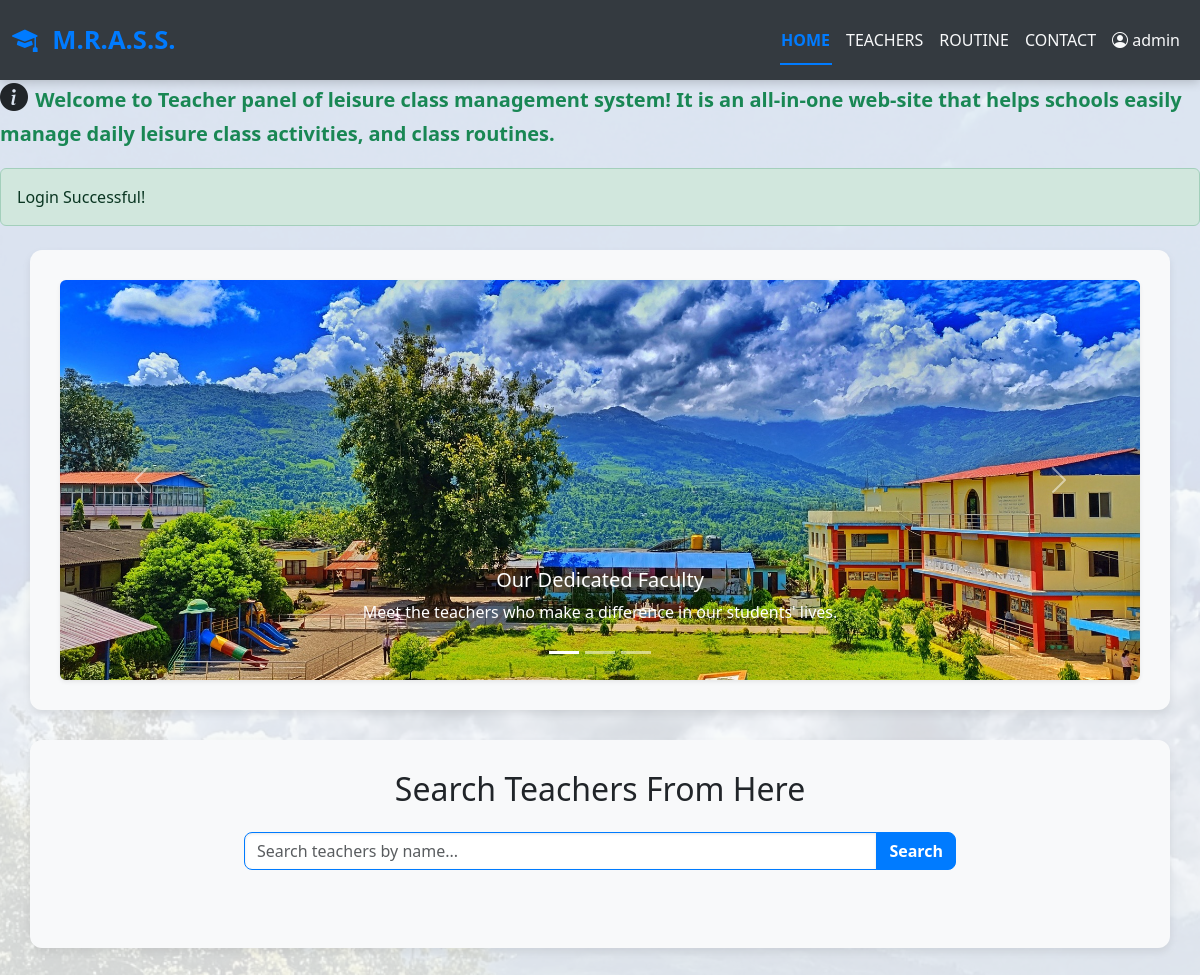
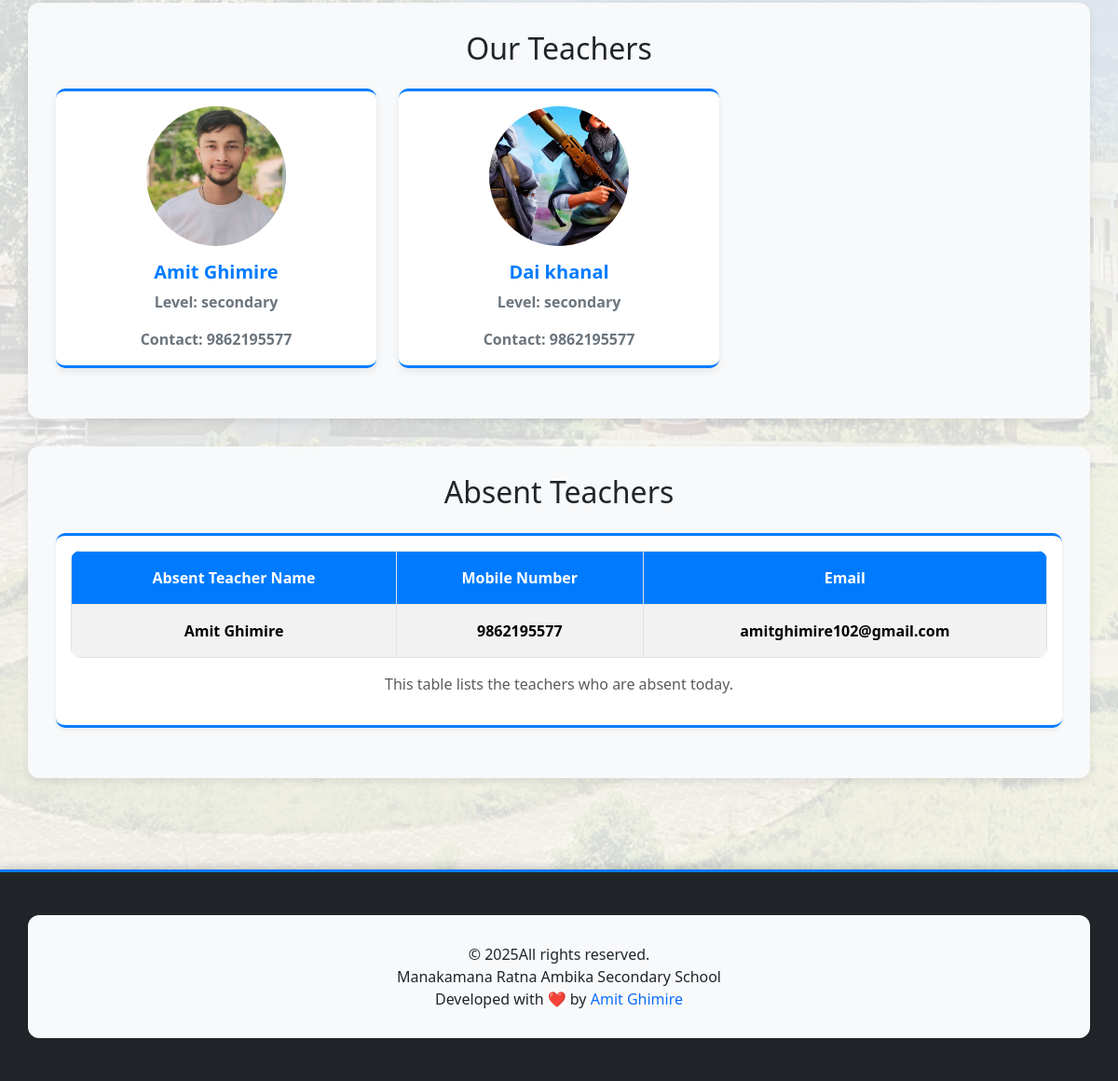
Page / (signed in) on the committed database (2 pictures, top to bottom).
### tables this page shows
CREATE TABLE `teachers` (
  `teach_id` int(11) NOT NULL,
  `username` varchar(50) NOT NULL,
  `full_name` varchar(100) NOT NULL,
  `contact` varchar(20) DEFAULT NULL,
  `email` varchar(100) DEFAULT NULL,
  `pan` varchar(20) DEFAULT NULL,
  `photo` varchar(255) DEFAULT NULL,
  `password` varchar(255) NOT NULL,
  `otp` varchar(10) DEFAULT NULL,
  `verified` tinyint(1) DEFAULT 0,
  `level` enum('basic','secondary') DEFAULT NULL,
  `role` varchar(50) NOT NULL DEFAULT 'teacher',
  `created_at` timestamp NOT NULL DEFAULT current_timestamp()
);

### index.php (the view, shortened to what this page needs)
<?php
include('partial-front/navbar.php');
?>
<!DOCTYPE html>
<html lang="en">
<head>
</head>
<body>
    <div class="main-content">
        <?php
        if (isset($_SESSION['login'])) {
            echo $_SESSION['login'];
        }
        ?>
        <div class="container mt-4">
            <div id="carouselExampleCaptions" class="carousel slide" data-bs-ride="carousel">
                <div class="carousel-indicators">
                    <button type="button" data-bs-target="#carouselExampleCaptions" data-bs-slide-to="0" class="active" aria-current="true" aria-label="Slide 1"></button>
                    <button type="button" data-bs-target="#carouselExampleCaptions" data-bs-slide-to="1" aria-label="Slide 2"></button>
                    <button type="button" data-bs-target="#carouselExampleCaptions" data-bs-slide-to="2" aria-label="Slide 3"></button>
                </div>
                <div class="carousel-inner rounded shadow-sm">
                    <div class="carousel-item active">
                        <img src="images/school.jpg" class="d-block w-100" alt="Dedicated Faculty">
                        <div class="carousel-caption d-none d-md-block">
                            <h5>Our Dedicated Faculty</h5>
                            <p>Meet the teachers who make a difference in our students' lives.</p>
                        </div>
                    </div>
                </div>
                <button class="carousel-control-prev" type="button" data-bs-target="#carouselExampleCaptions" data-bs-slide="prev">
                    <span class="carousel-control-prev-icon" aria-hidden="true"></span>
                </button>
                <button class="carousel-control-next" type="button" data-bs-target="#carouselExampleCaptions" data-bs-slide="next">
                    <span class="carousel-control-next-icon" aria-hidden="true"></span>
                </button>
            </div>
        </div>
        <div class="container mt-4">
            <h2 class="text-center mb-4">Search Teachers From Here</h2>
            <div class="row justify-content-center mb-5">
                <div class="col-md-8">
                    <div class="input-group">
                        <input type="text" class="form-control" placeholder="Search teachers by name..." aria-label="Search" id="searchInput">
                        <button class="btn btn-primary" type="button" id="searchButton">Search</button>
                    </div>
                </div>
            </div>
        </div>
        <div class="container mt-4">
            <h2 class="text-center mb-4" id="teachersHeading">Our Teachers</h2>
            <div class="row" id="teachersList">
                <?php
                $sql = "SELECT * FROM teachers WHERE role = 'teacher'";
                $res = mysqli_query($conn, $sql);
                if (mysqli_num_rows($res) > 0) {
                    while ($row = mysqli_fetch_assoc($res)) {
                        $teacher_id = $row['teach_id'];
                        $teacher_name = $row['full_name'];
                        $teacher_photo = $row['photo'];
                        $teacher_level = $row['level'];
                        $teacher_contact = $row['contact'];
                        $teacher_email = $row['email'];
                        $teacher_pan = $row['pan'];
                ?>
                        <div class="col-md-6 col-lg-4 mb-4 teacher-search-item" data-id="<?php echo $teacher_id; ?>" data-name="<?php echo $teacher_name; ?>" data-level="<?php echo $teacher_level; ?>" data-contact="<?php echo $teacher_contact; ?>" data-email="<?php echo $teacher_email; ?>" data-pan="<?php echo $teacher_pan; ?>" data-photo="<?php echo $teacher_photo; ?>">
                            <div class="card h-100 text-center">
                                <div class="card-body">
                                    <img src="<?php echo SITEURL; ?>images/teachers/<?php echo $teacher_photo; ?>" class="img-fluid rounded-circle mb-3" alt="<?php echo $teacher_name; ?>" style="width: 150px; height: 150px; object-fit: cover;">
                                    <b>
                                        <h5 class="card-title teacher-name-click" style="cursor: pointer;"><?php echo $teacher_name; ?></h5>
                                        <p class="card-text"><strong>Level:</strong> <?php echo $teacher_level; ?></p>
                                        <p class="card-text"><strong>Contact:</strong> <?php echo $teacher_contact; ?></p>
                                    </b>
                                </div>
                            </div>
                        </div>
                <?php
                    }
                } else {
                    echo "<div class='text-center w-100'><div class='alert alert-info'>No teachers found.</div></div>";
                }
                ?>
            </div>
        </div>
        <div class="container mt-4">
            <h2 class="text-center mb-4" id="substituteHeading">Absent Teachers</h2>
            <div class="card shadow-sm mb-4">
                <div class="card-body">
                    <div class="table-responsive">
                        <table class="table table-bordered table-hover table-striped">
                            <thead>
                                <tr>
                                    <th scope="col" class="text-center">Absent Teacher Name</th>
                                    <th scope="col" class="text-center">Mobile Number</th>
                                    <th scope="col" class="text-center">Email</th>
                                </tr>
                            </thead>
                            <tbody>
                                <?php
                                $current_date = date('Y-m-d');
                                $sql_absent_teachers = "
                                SELECT DISTINCT t.full_name, t.contact, t.email
                                FROM attendance AS a
                                JOIN teachers AS t ON a.teacher_id = t.teach_id
                                WHERE a.status = 'Absent' AND t.role='teacher' AND a.date = '$current_date'
                                ORDER BY t.full_name ASC
                                ";
                                $result_absent_teachers = mysqli_query($conn, $sql_absent_teachers);
                                if ($result_absent_teachers && mysqli_num_rows($result_absent_teachers) > 0) {
                                    while ($row = mysqli_fetch_assoc($result_absent_teachers)) {
                                        $teacher_name = htmlspecialchars($row['full_name']);
                                ?>
                                        <tr>
                                            <td class="text-center"><b><?php echo $teacher_name; ?></b></td>
                                            <td class="text-center"><b><?php echo htmlspecialchars($row['contact']); ?></b></td>
                                            <td class="text-center"><b><?php echo htmlspecialchars($row['email']); ?></b></td>
                                        </tr>
                                    <?php
                                    }
                                } else {
                                    ?>
                                    <tr>
                                        <td colspan="3" class="text-center">No teachers are absent today.</td>
                                    </tr>
                                <?php
                                }
                                ?>
                            </tbody>
                        </table>
                    </div>
                    <p class="text-muted mt-3 text-center">
                        This table lists the teachers who are absent today.
                    </p>
                </div>
            </div>
        </div>
    </div>
    <?php include('partial-front/footer.php'); ?>
</body>
</html>

### css/style.css (style rules this page uses)
:root { --primary-color: #007bff; --secondary-color: #6c757d; --dark-color: #343a40; --light-color: #f8f9fa; --white-color: #ffffff; --card-bg-color: rgba(255, 255, 255, 0.95); --container-bg-color: rgba(255, 255, 255, 0.98); --shadow-light: 0 4px 8px rgba(0, 0, 0, 0.08); --shadow-hover: 0 8px 16px rgba(0, 0, 0, 0.15); }
body { font-family: 'Segoe UI', Roboto, 'Helvetica Neue', Arial, sans-serif; background-color: var(--light-color); position: relative; min-height: 100vh; margin: 0; display: flex; flex-direction: column; overflow-x: hidden; }
body::before { content: ''; position: fixed; top: 0; left: 0; width: 100%; height: 100%; background-image: url('../images/school.jpg'); background-size: cover; background-position: center center; background-repeat: no-repeat; opacity: 0.15; z-index: -1; filter: grayscale(50%) brightness(1.1); transition: opacity 0.5s ease-in-out; }
.main-content { flex: 1; position: relative; z-index: 1; padding-top: 20px; padding-bottom: 20px; }
.container { background-color: var(--light-color); padding: 30px; border-radius: 12px; box-shadow: var(--shadow-light); margin-top: 30px; margin-bottom: 30px; transition: box-shadow 0.3s ease-in-out; }
.card { border: none; box-shadow: var(--shadow-light); border-top: 3px solid var(--primary-color); border-bottom: 3px solid var(--primary-color); transition: transform 0.2s ease-in-out, box-shadow 0.2s ease-in-out; border-radius: 10px; overflow: hidden; }
.card-title { color: var(--primary-color); font-weight: 600; }
.card-text { color: var(--secondary-color); }
.input-group .form-control { border-radius: 0.5rem 0 0 0.5rem; border-color: var(--primary-color); box-shadow: inset 0 1px 3px rgba(0, 0, 0, 0.1); }
.input-group .btn-primary { border-radius: 0 0.5rem 0.5rem 0; background-color: var(--primary-color); border-color: var(--primary-color); transition: background-color 0.2s ease-in-out, transform 0.1s ease-in-out; }
.form-control, .form-select { border-color: #ced4da; box-shadow: inset 0 1px 2px rgba(0, 0, 0, 0.075); transition: border-color 0.2s ease-in-out, box-shadow 0.2s ease-in-out; }
.btn-primary { background-color: var(--primary-color); border-color: var(--primary-color); font-weight: 600; transition: background-color 0.2s ease-in-out, transform 0.1s ease-in-out, box-shadow 0.2s ease-in-out; }
.table-responsive { border-radius: 10px; overflow: hidden; }
.table { margin-bottom: 0; }
.table thead th { background-color: var(--primary-color); color: var(--white-color); border-bottom: none; padding: 1rem; font-weight: 600; }
.table tbody tr { transition: background-color 0.2s ease-in-out; }
.table tbody td { padding: 1rem; vertical-align: middle; }
.table-striped tbody tr:nth-of-type(odd) { background-color: var(--white-color); }

### index.php (style rules this page uses)
.carousel-item img { max-height: 400px; object-fit: cover; }
.main-content { padding-top: 20px; padding-bottom: 20px; }

### rows in the picture
teachers: photo (picture), full_name "Amit Ghimire", level "secondary", contact "9862195577"
teachers: photo (picture), full_name "Dai khanal", level "secondary", contact "9862195577"

### other values in the picture
$_SESSION['username'] "admin"
$_SESSION['login'] "Login Successful!"
$teacher_name "Amit Ghimire"
$row['contact'] "9862195577"
$row['email'] "amitghimire102@gmail.com"
